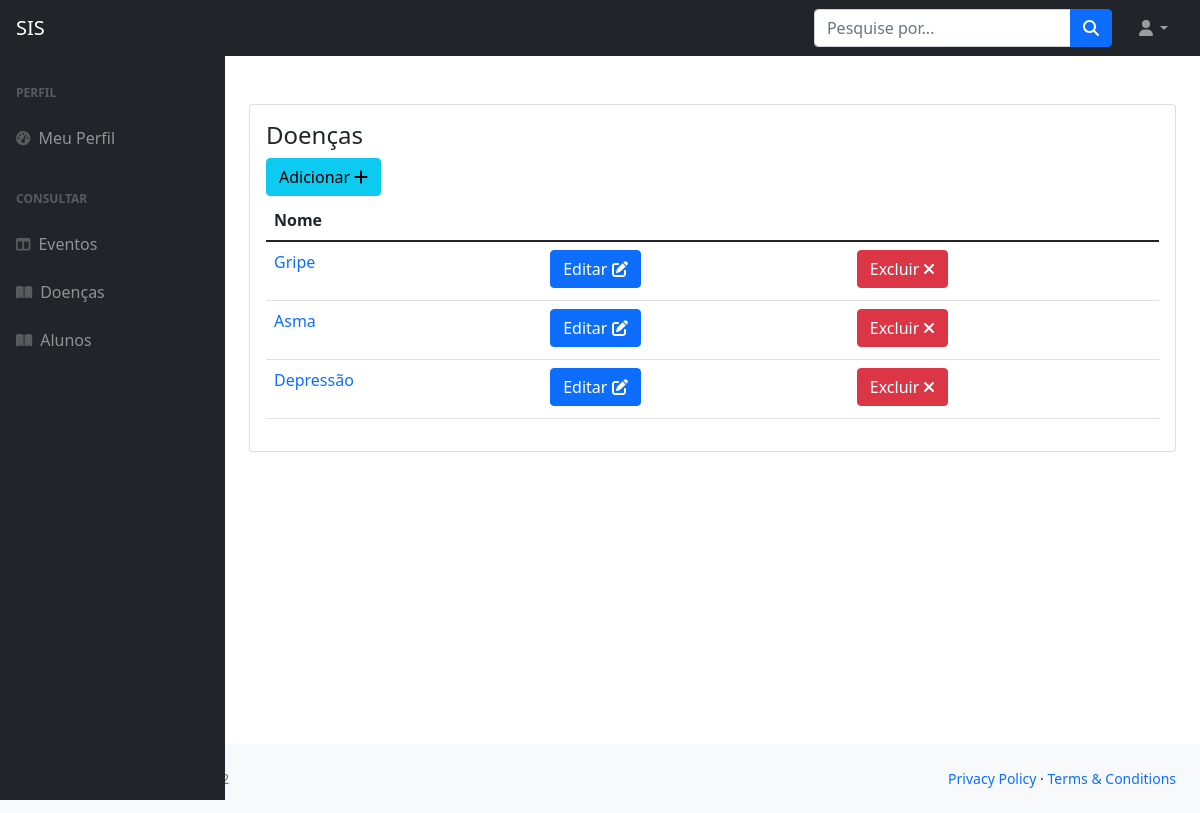
The app's page /doencas/ (signed in) with its own data.
### doencas/models.py (models this page shows)
class Doenca(models.Model):
    enfermeiro = models.ForeignKey(Enfermeiro, on_delete=models.SET_NULL, null=True)
    nome = models.CharField(max_length=200)
    medicamentos = models.TextField()
    tratamento = models.TextField()
    sintomas = models.TextField()
    evitar = models.TextField()

### doencas/views.py (the view)
# urls.py: path('', views.listar, name='listar'),
@login_required()
def listar(request):
    doencas = Doenca.objects.all()
    context = {
    'doencas': doencas
    }
    return render(request, 'doencas/listar.html', context)

### templates/doencas/listar.html
{% extends '_base.html' %}
{% load bootstrap %}
{% block content %}
<div class="row">
    <div class="col-12">
        <div class="card">
            <div class="card-body">
                <h4 class="card-title">Doenças</h4>
                <div class="text-right mr-3">
                        <a href="/doencas/criar">
                            <button type="button" class="btn mb-1 btn-info">
                                Adicionar <span class="btn-icon-right"><i class="fa fa-plus"></i></span>
                            </button>
                        </a>
                    </div>
                <div class="table-responsive">
                    <table class="table header-border">
                        <thead>
                            <tr>
                                <th>Nome</th>
                            </tr>
                        </thead>
                        <tbody>
                            {% if doencas %}
                            {% for d in doencas %}
                            <tr>
                                <td> <a href="/doencas/{{ d.id }}">{{ d.nome }}</a> </td>
                                <td>
                                    <a href="/doencas/editar/{{ d.id }}">
                                        <button type="button" class="btn mb-1 btn-primary">
                                            Editar <span class="btn-icon-right"> <i class="fa fa-edit"></i> </span>
                                        </button>
                                    </a>
                                </td>
                                <td> <a href="/doencas/excluir/{{ d.id }}">
                                        <button type="button" class="btn mb-1 btn-danger">
                                            Excluir <span class="btn-icon-right"> <i class="fa fa-close"></i> </span>
                                        </button>
                                    </a>
                                </td>
                            </tr>
                            {% endfor %}
                            {% else %}
                            <tr>
                                <td>Não foram encontradas nenhuma doença.</td>
                            </tr>
                            {% endif %}
                        </tbody>
                    </table>
                </div>
            </div>
        </div>
    </div>
</div>
{% endblock %}

### records on screen
Doenca: nome "Gripe"
Doenca: nome "Asma"
Doenca: nome "Depressão"
